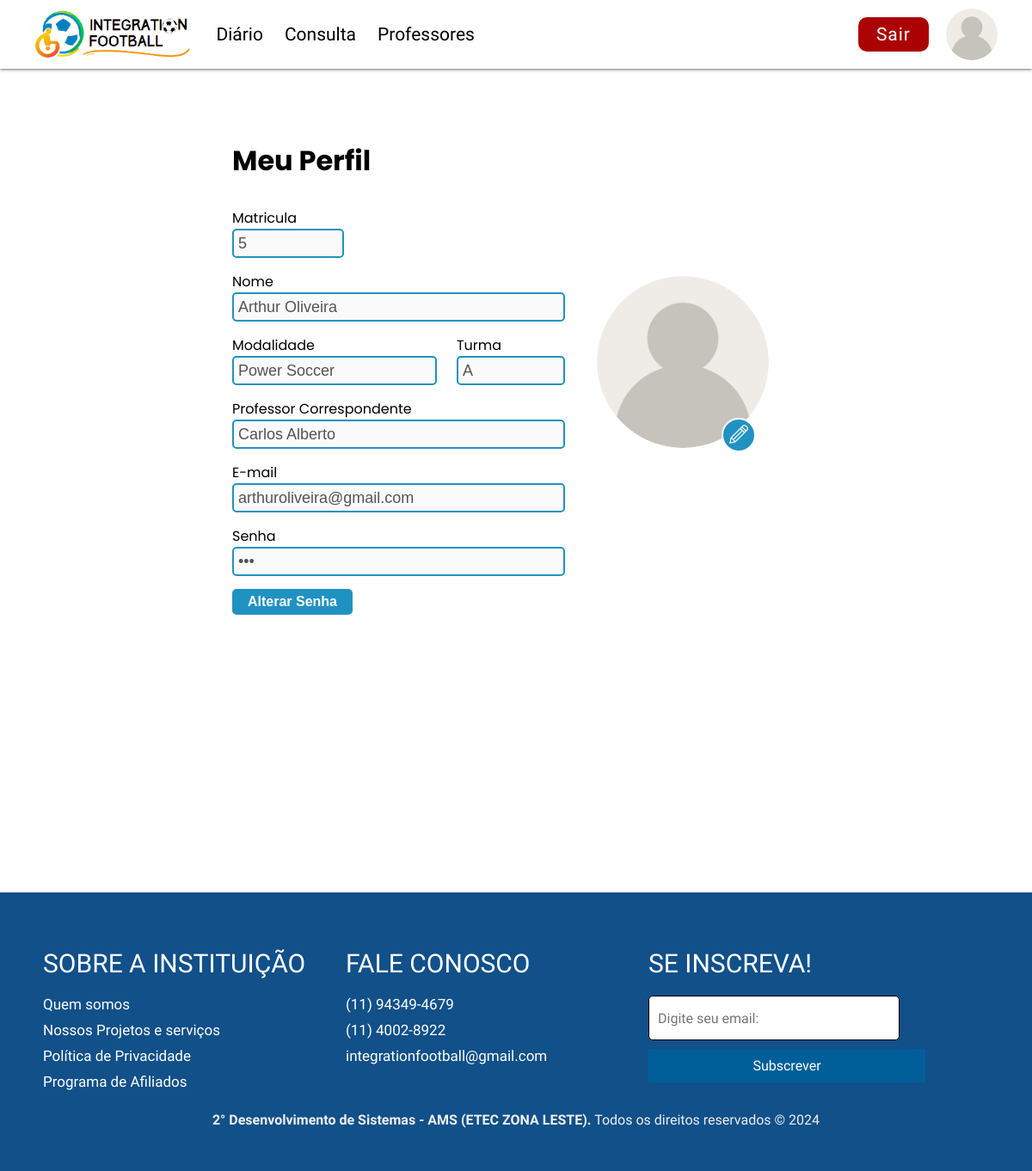
/perfilAluno.php (signed in), run on the app's committed database.
### tables this page shows
CREATE TABLE `alunos` (
  `id_aluno` int(10) UNSIGNED NOT NULL,
  `foto_perfil` varchar(255) NOT NULL,
  `data_nasc` date NOT NULL,
  `cpf_aluno` int(11) NOT NULL,
  `telefone_aluno` int(11) NOT NULL,
  `nome_aluno` varchar(255) NOT NULL,
  `email_aluno` varchar(255) NOT NULL,
  `senha` varchar(255) NOT NULL,
  `id_turma` int(10) UNSIGNED DEFAULT NULL
);

CREATE TABLE `modalidade` (
  `id` int(11) NOT NULL,
  `nome_modalidade` varchar(200) NOT NULL,
  `descricao` varchar(155) NOT NULL
);

CREATE TABLE `turma` (
  `id_turma` int(10) UNSIGNED NOT NULL,
  `nome_turma` varchar(50) DEFAULT NULL,
  `id_professor` int(11) DEFAULT NULL,
  `id_instituicao` int(11) DEFAULT NULL,
  `id_modalidade` int(11) DEFAULT NULL
);

CREATE TABLE `professores` (
  `id` int(11) NOT NULL,
  `nome_professor` varchar(255) NOT NULL,
  `foto_perfil` varchar(255) DEFAULT NULL,
  `cpf_professor` int(11) NOT NULL,
  `data_nasc` date NOT NULL,
  `email_professor` varchar(255) NOT NULL,
  `senha` varchar(55) NOT NULL,
  `telefone_professor` int(11) NOT NULL,
  `nome_coordenador` varchar(255) DEFAULT NULL
);

### controller/conexao.php (called while the page is built, shortened)
<?php
class Conexao {
    private $host = "localhost";
    private $usuario = "root";
    private $senha = "";
    private $banco = "integrationfootball";
    private $conexao;
    public function __construct() {
        $this->conexao = new mysqli($this->host, $this->usuario, $this->senha, $this->banco);
    }
    public function getConexao() {
        return $this->conexao;
    }
}
?>

### controller/alunocontroller.php (called while the page is built, shortened)
<?php
require_once $_SERVER['DOCUMENT_ROOT'].'/Integration-Football-main/Integration-Football/model/alunoModel.php';
class AlunoController {
    private $aluno;
    public function __construct() {
        $this->aluno = new Aluno();
        if(isset($_POST['crud'])){
            if($_POST['crud']=="INSERT"){
                $this->inserir();
            }elseif($_POST['crud']=="UPDATE"){
                 $this->atualizar();
            }elseif($_POST['crud']=="DELETE"){
                $this->deletar();
            }elseif ($_POST['crud'] == "alterarSenha") {
                $this->redefinirSenha();
            }elseif($_POST['crud'] == "AtualizarFoto"){
                $this->AtualizarFotoPerfil();
            }
        }else{
            $this->listar();
        }
    }
    public function listar(){
        return $this->aluno->listar();
    }
    public function buscarPorId($id){
        return $this->aluno->buscarPorId($id);
    }
}
?>

### model/alunoModel.php (called while the page is built, shortened)
<?php
require_once $_SERVER['DOCUMENT_ROOT'] . "/Integration-Football-main/Integration-Football/controller/conexao.php";
class Aluno
{
    private $conexao;
    public function __construct()
    {
        $this->conexao = new Conexao();
    }
    public function buscarPorId($id)
    {
        $sql = "SELECT * FROM alunos WHERE id_aluno = ?";
        $stmt = $this->conexao->getConexao()->prepare($sql);
        $stmt->bind_param('i', $id);
        $stmt->execute();
        $result = $stmt->get_result();
        $aluno = $result->fetch_assoc();
        return $aluno;
    }
    public function listar()
    {
        $sql = "SELECT * FROM alunos ORDER BY nome_aluno ASC LIMIT 10 ";
        $stmt = $this->conexao->getConexao()->prepare($sql);
        $stmt->execute();
        $result = $stmt->get_result();
        $alunos = [];
        while ($aluno = $result->fetch_assoc()) {
            $alunos[] = $aluno;
        }
        return $alunos;
    }
}

### controller/modalidadecontroller.php (called while the page is built, shortened)
<?php
require_once $_SERVER['DOCUMENT_ROOT'] . '/Integration-Football-main/Integration-Football/model/modalidadeModel.php';
class ModalidadeController
{
    private $modalidade;
    public function __construct()
    {
        $this->modalidade = new Modalidade();
        if (isset($_POST['crud'])) {
            if ($_POST['crud'] == "INSERT") {
                $this->inserir();
            } elseif ($_POST['crud'] == "UPDATE") {
                $this->atualizar();
            } elseif ($_POST['crud'] == "DELETE") {
                $this->deletar();
            }
            header("Location:" . "../principal.php");
            exit;
        } else {
            $this->listar();
        }
    }
    public function listar()
    {
        $modalidades = $this->modalidade->listar();
        return $modalidades;
    }
}

### model/modalidadeModel.php (called while the page is built, shortened)
<?php
require_once $_SERVER['DOCUMENT_ROOT'] . "/Integration-Football-main/Integration-Football/controller/conexao.php";
class Modalidade
{
    private $conexao;
    public function __construct()
    {
        $this->conexao = new Conexao();
    }
    public function listar()
    {
        $sql = "SELECT * FROM modalidade";
        $stmt = $this->conexao->getConexao()->prepare($sql);
        $stmt->execute();
        $result = $stmt->get_result();
        $modalidades = [];
        while ($modalidade = $result->fetch_assoc()) {
            $modalidades[] = $modalidade;
        }
        return $modalidades;
    }
}

### controller/turmacontroller.php (called while the page is built, shortened)
<?php
require_once $_SERVER['DOCUMENT_ROOT'] . '/Integration-Football-main/Integration-Football/model/turmaModel.php';
class TurmaController
{
    private $turma;
    public function __construct()
    {
        $this->turma = new Turma();
        if (isset($_POST['crud'])) {
            if ($_POST['crud'] == "INSERT") {
                $this->inserir();
            } elseif ($_POST['crud'] == "UPDATE") {
                $this->atualizar();
            } elseif ($_POST['crud'] == "DELETE") {
                $this->deletar();
            }
            header("Location:" . "../principal.php");
        } else {
            $this->listar();
        }
    }
    public function listar()
    {
        return $this->turma->listar();
    }
    public function buscarPorId($id)
    {
        return $this->turma->buscarPorId($id);
    }
}

### model/turmaModel.php (called while the page is built, shortened)
<?php
class Turma
{
    private $conexao;
    public function __construct()
    {
        $this->conexao = new Conexao();
    }
    public function buscarPorId($id)
    {
        $sql = "SELECT * FROM turma WHERE id_turma = ?";
        $stmt = $this->conexao->getConexao()->prepare($sql);
        $stmt->bind_param('i', $id);
        $stmt->execute();
        $result = $stmt->get_result();
        $turma = $result->fetch_assoc();
        return $turma;
    }
    public function listar()
    {
        $sql = "SELECT * FROM turma";
        $stmt = $this->conexao->getConexao()->prepare($sql);
        $stmt->execute();
        $result = $stmt->get_result();
        $turmas = [];
        while ($turma = $result->fetch_assoc()) {
            $turmas[] = $turma;
        }
        return $turmas;
    }
}

### controller/professorcontroller.php (called while the page is built, shortened)
<?php
require_once $_SERVER['DOCUMENT_ROOT'] . '/Integration-Football-main/Integration-Football/model/professorModel.php';
class ProfessorController
{
    private $professor;
    public function __construct()
    {
        $this->professor = new Professor();
        if (isset($_POST['crud'])) {
            if ($_POST['crud'] == "INSERT") {
                $this->inserir();
            } elseif ($_POST['crud'] == "UPDATE") {
                $this->atualizar();
            } elseif ($_POST['crud'] == "DELETE") {
                $this->deletar();
            } elseif ($_POST['crud'] == "alterarSenha") {
                $this->redefinirSenha();
            }elseif($_POST['crud'] == "AtualizarFoto"){
                $this->AtualizarFotoPerfil();
            }
        } else {
            $this->listar();
        }
    }
    public function listar()
    {
        return $this->professor->listar();
    }
}

### model/professorModel.php (called while the page is built, shortened)
<?php
require_once $_SERVER['DOCUMENT_ROOT'] . "/Integration-Football-main/Integration-Football/controller/conexao.php";
class Professor
{
    private $conexao;
    public function __construct()
    {
        $this->conexao = new Conexao();
    }
    public function listar()
    {
        $sql = "SELECT * FROM professores";
        $stmt = $this->conexao->getConexao()->prepare($sql);
        $stmt->execute();
        $result = $stmt->get_result();
        $professores = [];
        while ($professor = $result->fetch_assoc()) {
            $professores[] = $professor;
        }
        return $professores;
    }
}

### perfilAluno.php (the view, shortened to what this page needs)
<?php
require_once $_SERVER['DOCUMENT_ROOT'].'/Integration-Football-main/Integration-Football/controller/alunocontroller.php';
require_once $_SERVER['DOCUMENT_ROOT'].'/Integration-Football-main/Integration-Football/controller/professorcontroller.php';
require_once $_SERVER['DOCUMENT_ROOT'].'/Integration-Football-main/Integration-Football/controller/turmacontroller.php';
require_once $_SERVER['DOCUMENT_ROOT'].'/Integration-Football-main/Integration-Football/controller/modalidadecontroller.php';
  $imports =[
    "https://fonts.googleapis.com/css2?family=Poppins:ital,wght@0,200;0,400;0,600;1,200;1,400;1,600&display=swap",
    "https://cdnjs.cloudflare.com/ajax/libs/font-awesome/4.7.0/css/font-awesome.min.css",
    "https://fonts.gstatic.com/",
    "https://fonts.googleapis.com/css2?family=Barlow&family=Teko:wght@300&display=swap"
  ];
  $pageCSS = ["perfilAluno.css"];
  $id = $_SESSION["id"];
  $alunocontroller = new alunocontroller();
  $aluno = $alunocontroller->buscarPorId($id);
  $turmacontroller = new TurmaController();
  $turma = $turmacontroller->buscarPorId($aluno['id_turma']);
  $professorcontroller = new ProfessorController();
  $professor = $professorcontroller->buscarPorId($turma['id_professor']);
  $modalidadecontroller = new ModalidadeController();
  $modalidade = $modalidadecontroller->buscarPorId($turma['id_modalidade']);
  include_once('./templetes/headerAluno.php');
?>
<div class="container">
  <div id="perfil">
    <div id="form">
        <h1 id="titulo">Meu Perfil</h1>
        <div id="informacoes">
            <div id="bloco1">
                <label for="input-matricula">Matricula</label>
                <input id="input-matricula" type="text" name="matricula" value="<?= $aluno['id_aluno'] ?>" disabled>
                <label for="input-nome">Nome</label>
                <input id="input-nome" type="text" name="nome" value="<?= $aluno['nome_aluno'] ?>" disabled>
                <div id="modalidade-turma">
                    <div id="modalidade">
                        <label for="input-modalidade">Modalidade</label>
                        <input id="input-modalidade" type="text" disabled  value="<?= $modalidade['nome_modalidade'] ?>">
                    </div>
                    <div id="turma">
                        <label for="input-turma">Turma</label>
                        <input id="input-turma" type="text" value="<?= $turma['nome_turma'] ?>" disabled>
                    </div>
                </div>
                <label for="input-professor">Professor Correspondente</label>
                <input id="input-professor"  type="text" value="<?= $professor['nome_professor'] ?>"  disabled>
                <label for="input-email">E-mail</label>
                <input disabled id="input-email" type="text" value="<?= $aluno['email_aluno'] ?>">
                <label for="input-senha">Senha</label>
                <input disabled id="senha" type="password" value="<?= $aluno['senha'] ?>">
                <button onclick="fecharTela()" id="btn-enviar" type="button">Alterar Senha</button>
            </div>
            <div id="bloco2">
          <form action="./controller/alunocontroller.php" method="POST" enctype="multipart/form-data">
          <div style="background-image: url(<?= $aluno['foto_perfil'];  ?>);" id="foto-perfil">
            <button type="button" onclick="" id="btn-editar-foto"> <img src="./Imagens/editar.png" alt="" draggable="false"> </button>
          </div>
          </form>
        </div>
        </div>
</div>
  </div>
<br><br><br><br><br>
</div>
<?php
  include_once('./templetes/footer.php');
?>

### templetes/headerAluno.php (shortened to what this page needs)
<!DOCTYPE html>
<html lang="pt-br">
<head>
    <link rel="stylesheet" href="templetes/headerAluno.css">
    <link rel="stylesheet" href="templetes/footer.css">
    <link rel="stylesheet" href="templetes/mensagemSessao.css">
    <link rel="stylesheet" href="https://cdnjs.cloudflare.com/ajax/libs/font-awesome/4.7.0/css/font-awesome.min.css">
    <?php
    if (isset($pageCSS) && is_array($pageCSS)) {
        foreach ($pageCSS as $cssFile) {
            echo '<link rel="stylesheet" href="css/' . $cssFile . '">';
        }
    }
    if (isset($imports) && is_array($imports)) {
        foreach ($imports as $fontUrl) {
            echo '<link rel="stylesheet" href="' . $fontUrl . '">';
        }
    }
    ?>
</head>
<body>
    <header>
        <div id="part-1">
                <img id="logo" src="templetes/logonova.png" alt="">
            <div id="navbar-part-1">
                    <li><a href="Principal.php">Diário</a></li>
                    <li><a href="consulta.php">Consulta</a></li>
                    <li><a href="professores.php">Professores</a></li>
            </div>
        </div>
        <div id="part-2">
            <div id="navbar-part-2">
                <button onclick="" style="cursor: pointer;" id="login"><li><a>Sair</a></li></button>
                <div style="background-image: url(<?= $aluno['foto_perfil'];  ?>);" onclick="redirecionar('perfilAluno.php')" id="icone-perfil"></div>
            </div>
        </div>
    </header>
    <div vw class="enabled">
        <div vw-plugin-wrapper>
        </div>
    </div>

### data on the page
alunos: foto_perfil (placeholder picture), matricula "5", nome "Arthur Oliveira", email_aluno "arthuroliveira@gmail.com"
modalidade: nome_modalidade "Power Soccer"
turma: nome_turma "A"
professores: nome_professor "Carlos Alberto"
